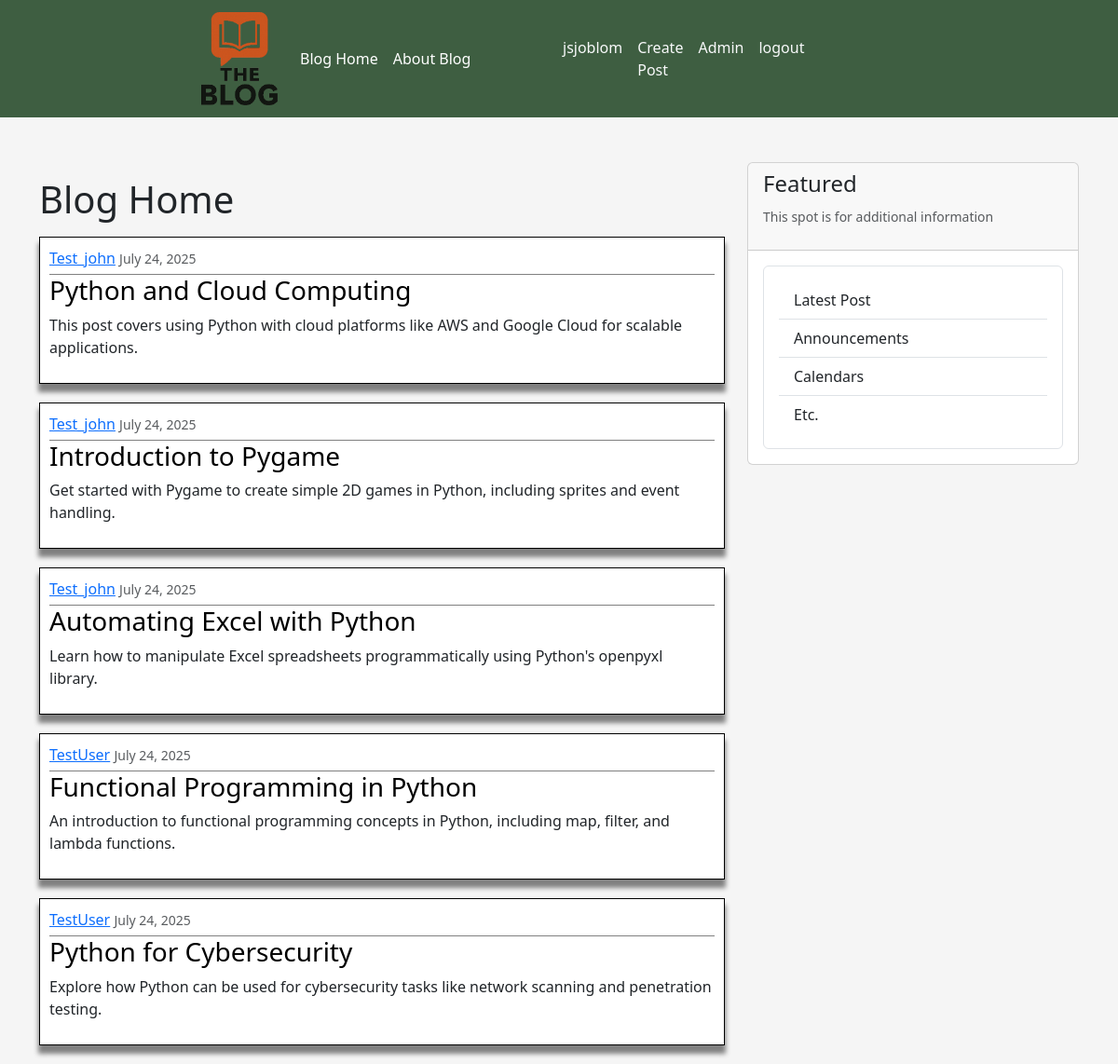
The app's page / (signed in), older data.
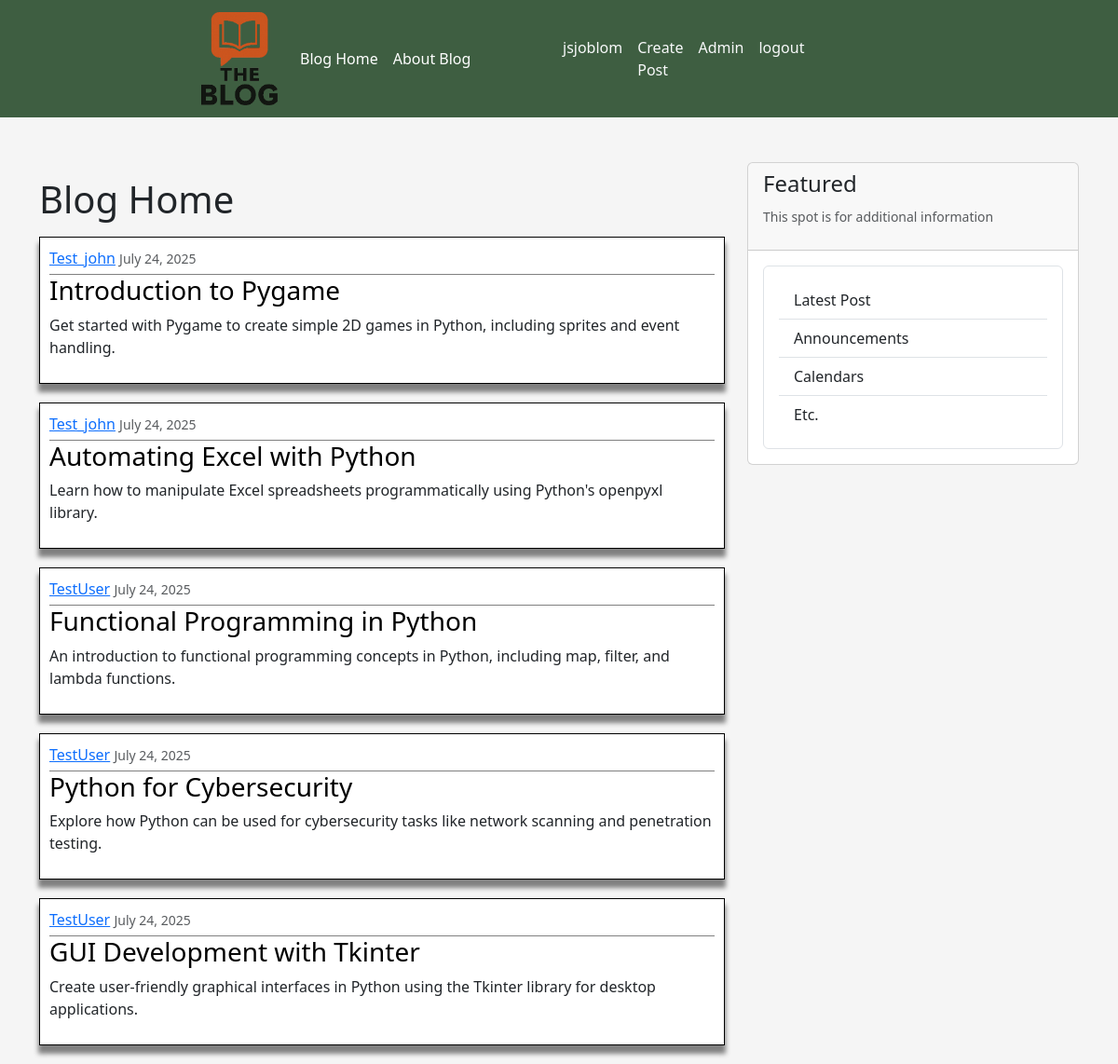
The same page, newer data.
### blog/models.py (models this page shows, shortened)
class Post(models.Model):
    title = models.CharField(max_length=100)
    content = models.TextField()
    date_posted = models.DateTimeField(default=timezone.now)
    author = models.ForeignKey(User, on_delete=models.CASCADE)

### blog/views.py (the view)
# urls.py: path('', PostListView.as_view(), name='blog-home'),
class PostListView(PermissionRequiredMixin, ListView):
    model = Post
    template_name = 'blog/blog_index.html'
    context_object_name = 'posts'
    ordering = ['-date_posted']
    paginate_by = 5
    permission_required = 'Administration'

### templates/blog/blog_index.html
{% extends 'base.html' %}
{% block content %}
<h1 class="my-3">Blog Home</h1>
{% for post in posts %}
    <article class="media content-section">
        <div class="media-body">
            <div class="article-metadata">
                <a class="mr-2" href="#">{{ post.author }}</a>
                <small class="text-muted">{{ post.date_posted|date:"F d, Y" }}</small>
            </div>
            <h3><a class="article-title" href="#">{{ post.title }}</a></h3>
            <p class="article-content">{{ post.content }}</p>
        </div>
    </article>
{% endfor %}
{% endblock %}

### templates/base.html (shortened to what this page needs)
{% load django_bootstrap5 %}
{% load static %}
<!doctype html>
<html lang="en">
<head>
    {% bootstrap_css %}
    <link rel="stylesheet" href="{% static 'css/styles.css' %}">
</head>
<body>
<header class="bg-custom">
    <div class="row">
        <div class="col-sm-2"></div>
        <div class="col-sm-6">
            <nav class="navbar navbar-expand-lg bg-custom">
              <div class="container-fluid">
                <a class="navbar-brand text-white" href="/">
                    <img class="" src="{% static 'media/the_blog_logo.png' %}" style="height: 100px; width:auto;">
                </a>
                <div class="collapse navbar-collapse" id="navbarNavAltMarkup">
                  <div class="navbar-nav">
                    <a class="nav-link text-white" href="/">Blog Home</a>
                    <a class="nav-link text-white" href="{% url 'blog-about' %}">About Blog</a>
                  </div>
                </div>
              </div>
            <div class="col-sm-4">
                <div class="navbar-nav">
                     {% if user.is_authenticated %}
                        <a class="nav-link text-light" href="{% url 'user-profile' %}">{{ user.username }}</a>
                        <a class="nav-link text-light" href="{% url 'post-create' %}">Create Post</a>
                        <a class="nav-link text-light" href="/admin">Admin</a>
                        <form method="post" action="{% url 'logout' %}">
                            <button class="nav-link text-light" type="submit">logout</button>
                        </form>
                    {% else %}
                        <a class="nav-link text-light" href="{% url 'login' %}">Login</a>
                        <a class="nav-link text-light" href="{% url 'user-register' %}">register</a>
                    {% endif %}
                </div>
            </div>
            </nav>
        </div>
    </div>
</header>
<div class="container mt-5">
    <div class="row">
        <div class="col-sm-8">
            {% block content %}
            {% endblock %}
        </div>
        <div class="col-sm-4">
            <div class="card">
                <div class="card-header">
                    <h4>Featured</h4>
                    <p>
                        <small class="text-muted">This spot is for additional information</small>
                    </p>
                </div>
                <div class="card-body m-3 border rounded">
                    <ul class="list-group list-group-flush">
                        <li class="list-group-item">Latest Post</li>
                        <li class="list-group-item">Announcements</li>
                        <li class="list-group-item">Calendars</li>
                        <li class="list-group-item">Etc.</li>
                    </ul>
                </div>
            </div>
        </div>
    </div>
</div>
</body>
</html>

### static/css/styles.css (style rules this page uses)
body { background-color: #f5f5f5; }
.bg-custom { background: #3e5e41; }
article { border: 1px solid black; padding: 10px; background: white; margin-bottom: 20px; box-shadow: 0px 8px 5px 1px grey; }
.article-metadata { padding-bottom: 5px; border-bottom: 1px solid grey; }
.article-title { text-decoration: none; color: black; }

Row changes from the older to the newer data that the page shows:
no longer on this page (row edited): Post: author "Test_john", date_posted "July 24, 2025", title "Python and Cloud Computing", content "This post covers using Python with cloud platforms like AWS and Google Cloud for scalable applications."
now on this page (row unchanged): Post: author "TestUser", date_posted "July 24, 2025", title "GUI Development with Tkinter", content "Create user-friendly graphical interfaces in Python using the Tkinter library for desktop applications."
